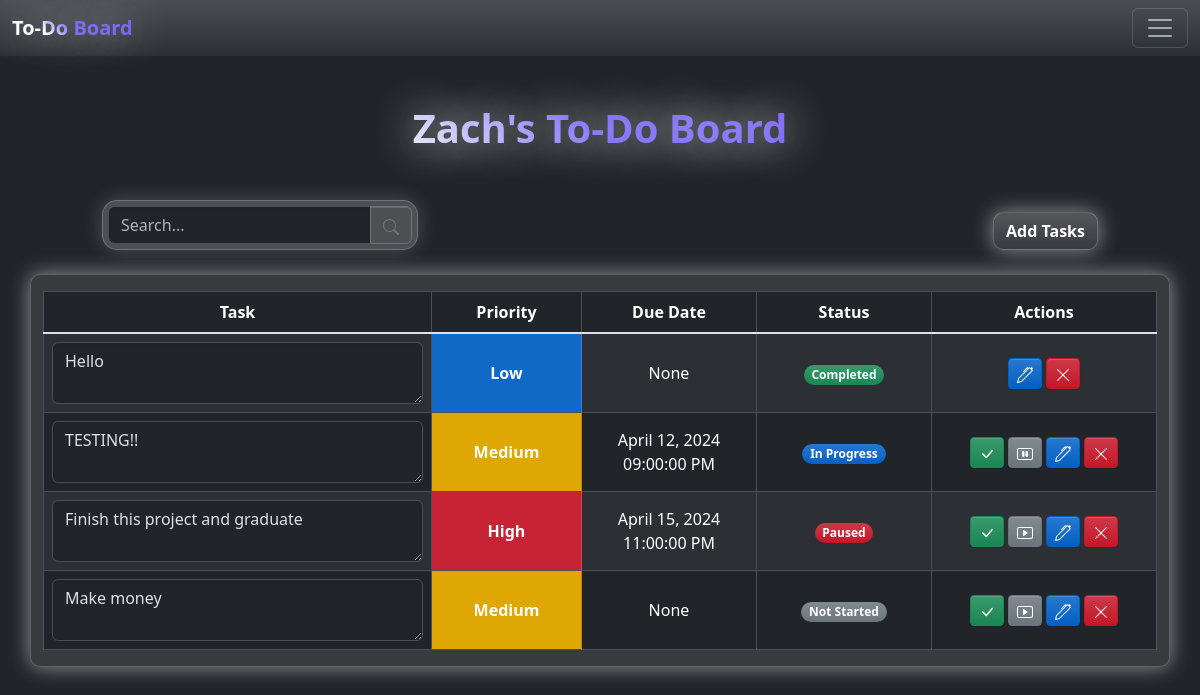
Before: /todo-list (signed in) with the older database file.
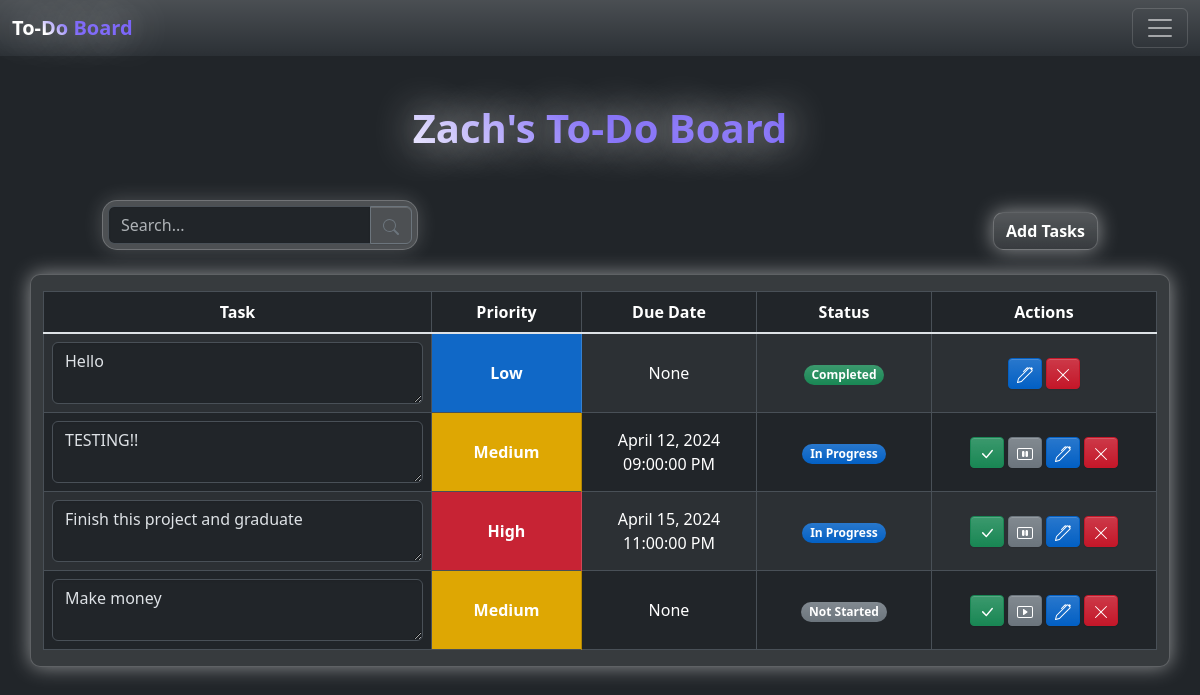
After: the same page with the newer database file.
### Backend/src/models.py (models this page shows, shortened)
class User(db.Model, UserMixin):
    __tablename__ = "users"
    id = Column(Integer, primary_key=True)
    username = Column(String(50), nullable=False)
    email = Column(String(100), unique=True, nullable=False)
    password = Column(String(100), nullable=False)
    created_at = Column(DateTime(timezone=True), server_default=func.now())
    updated_at = Column(DateTime(timezone=True), onupdate=func.now())

class Todo(db.Model):
    __tablename__ = "todos"
    id = Column(Integer, primary_key=True)
    user_id = Column(Integer, ForeignKey("users.id"))  # ForeignKey added here
    task = Column(String(255), nullable=False)
    priority = Column(
        Enum("low", "medium", "high", name="priority_enum"), nullable=False
    )
    due_date = Column(DateTime(timezone=True))  # Optional due_date
    status = Column(
        Enum("Not Started", "In Progress", "Paused", "Completed", name="status_enum"),
        nullable=False,
        default="Not Started",
    )
    created_at = Column(DateTime(timezone=True), server_default=func.now())
    updated_at = Column(DateTime(timezone=True), onupdate=func.now())

### Backend/src/main.py (the view)
@app.route("/todo-list")
@login_required
def todo_list():
    user_todos = (
        Todo.query.filter_by(user_id=current_user.id).order_by(Todo.created_at).all()
    )
    return render_template("todo-list.html", user_todos=user_todos)

### Backend/src/main.py (called while the page is built)
@login_manager.user_loader
def load_user(user_id):
    return User.query.get(int(user_id))

@app.teardown_request
def teardown_request(exception=None):
    db.session.close()

### Frontend/templates/todo-list.html (shortened to what this page needs)
{% extends "base.html" %} {% block content %}
<nav class="navbar bg-body-tertiary">
  <div class="container-fluid">
    <a class="navbar-brand small-gradient-text fw-bold" href="/todo-list"
      >To-Do Board</a
    >
    <button
      class="navbar-toggler dropdown"
      data-bs-toggle="dropdown"
      role="button"
      aria-expanded="false"
      aria-label="Toggle navigation"
    >
      <span class="navbar-toggler-icon"></span>
    </button>
  </div>
</nav>
<h1 class="mt-5 fw-bold text-center small-gradient-text">
  {{ current_user.username | title }}'s To-Do Board
</h1>
<div class="container mt-5 mb-4 me-auto">
  <div class="row d-flex align-items-end me-5 ms-5">
    <div class="col-md-4">
      <div class="input-group search-box">
        <input
          type="text"
          class="form-control"
          aria-label="Search"
          placeholder="Search..."
          id="search"
        />
        <button class="btn btn-outline-secondary" type="button">
          <svg
            xmlns="http://www.w3.org/2000/svg"
            width="16"
            height="16"
            fill="currentColor"
            class="bi bi-search"
            viewBox="0 0 16 16"
          >
            <path
              d="M11.742 10.344a6.5 6.5 0 1 0-1.397 1.398h-.001q.044.06.098.115l3.85 3.85a1 1 0 0 0 1.415-1.414l-3.85-3.85a1 1 0 0 0-.115-.1zM12 6.5a5.5 5.5 0 1 1-11 0 5.5 5.5 0 0 1 11 0"
            />
          </svg>
        </button>
      </div>
    </div>
    <div class="col-md-8 d-flex justify-content-end">
      <button
        type="button"
        class="btn btn-primary fw-semibold table-container"
        data-bs-toggle="modal"
        data-bs-target="#taskModal"
      >
        Add Tasks
      </button>
    </div>
  </div>
</div>
<div class="container table-container">
  <table class="table table-striped table-hover table-bordered mt-3">
    <thead class="text-center">
      <tr>
        <th>Task</th>
        <th class="priority-fixed-width">Priority</th>
        <th class="date-fixed-width">Due Date</th>
        <th class="date-fixed-width">Status</th>
        <th class="actions-fixed-width">Actions</th>
      </tr>
    </thead>
    <tbody class="text-center table-group-divider" id="tablebody">
      {% for todo in user_todos %}
      <tr id="row{{todo.id}}" class="align-middle">
        <td>
          <textarea
            class="form-control col-md-8"
            id="taskTextArea{{todo.id}}"
            rows="2"
            maxlength="255"
            readonly
          >
{{todo.task}}</textarea
          >
        </td>
        {% set priority_class = '' %} {% if todo.priority == 'low' %} {% set
        priority_class = 'table-primary' %} {% elif todo.priority == 'medium' %}
        {% set priority_class = 'table-secondary' %} {% elif todo.priority ==
        'high' %} {% set priority_class = 'table-danger' %} {% endif %}
        <td class="text-capitalize fw-semibold {{ priority_class }} text-white">
          {{ todo.priority }}
        </td>
        {% if todo.due_date %}
        <td>
          {{ todo.due_date.strftime('%B %d, %Y') }}<br />
          {{ todo.due_date.strftime('%I:%M:%S %p') }}
        </td>
        {% else %}
        <td>None</td>
        {% endif %}
        <td>
          {% if todo.status == "Not Started" %}
          <span
            id="statusBadge{{todo.id}}"
            class="badge rounded-pill bg-secondary"
            >{{ todo.status }}</span
          >
          {% elif todo.status == "In Progress" %}
          <span
            id="statusBadge{{todo.id}}"
            class="badge rounded-pill bg-primary"
            >{{ todo.status }}</span
          >
          {% elif todo.status == "Completed" %}
          <span
            id="statusBadge{{todo.id}}"
            class="badge rounded-pill bg-success"
            >{{ todo.status }}</span
          >
          {% elif todo.status == "Paused" %}
          <span id="statusBadge{{todo.id}}" class="badge rounded-pill bg-danger"
            >{{ todo.status }}</span
          >
          {% endif %}
        </td>
        <td>
          {% if todo.status != "Completed" %}
          <button
            class="btn btn-success btn-sm"
            data-todo-id="{{ todo.id }}"
            id="completeTask{{todo.id}}"
          >
            <svg
              xmlns="http://www.w3.org/2000/svg"
              width="16"
              height="16"
              fill="currentColor"
              class="bi bi-check-lg"
              viewBox="0 0 16 16"
            >
              <path
                d="M12.736 3.97a.733.733 0 0 1 1.047 0c.286.289.29.756.01 1.05L7.88 12.01a.733.733 0 0 1-1.065.02L3.217 8.384a.757.757 0 0 1 0-1.06.733.733 0 0 1 1.047 0l3.052 3.093 5.4-6.425z"
              />
            </svg>
          </button>
          {% if todo.status != "Paused" and todo.status != 'Not Started' %}
          <button
            class="btn btn-secondary btn-sm"
            data-todo-id="{{ todo.id }}"
            id="pauseTask{{todo.id}}"
          >
          </button>
          {% elif todo.status == 'Paused' or todo.status == 'Not Started' %}
          <button
            class="btn btn-secondary btn-sm"
            data-todo-id="{{ todo.id }}"
            id="startTask{{todo.id}}"
          >
          </button>
          {% endif %} {% endif %}
          <button
            class="btn btn-primary btn-sm"
            data-todo-id="{{ todo.id }}"
            id="editTask{{todo.id}}"
          >
          </button>
          <button
            class="btn btn-danger btn-sm"
            data-todo-id="{{ todo.id }}"
            id="deleteTask{{todo.id}}"
          >
            <svg
              xmlns="http://www.w3.org/2000/svg"
              width="16"
              height="16"
              fill="currentColor"
              class="bi bi-x-lg"
              viewBox="0 0 16 16"
            >
              <path
                d="M2.146 2.854a.5.5 0 1 1 .708-.708L8 7.293l5.146-5.147a.5.5 0 0 1 .708.708L8.707 8l5.147 5.146a.5.5 0 0 1-.708.708L8 8.707l-5.146 5.147a.5.5 0 0 1-.708-.708L7.293 8z"
              />
            </svg>
          </button>
        </td>
      </tr>
      {% endfor %}
    </tbody>
  </table>
</div>
{% endblock %}

### Frontend/templates/base.html (shortened to what this page needs)
<!doctype html>
<html lang="en" data-bs-theme="dark">
  <head>
    <link
      rel="stylesheet"
      href="{{ url_for('static', filename='css/styles.css') }}"
    />
  </head>
  <body>
    <main>
      {% block content %} {% endblock %}
    </main>
  </body>
</html>

Changed rows visible on the page:
changed Todo "High": status "Paused" → "In Progress"
